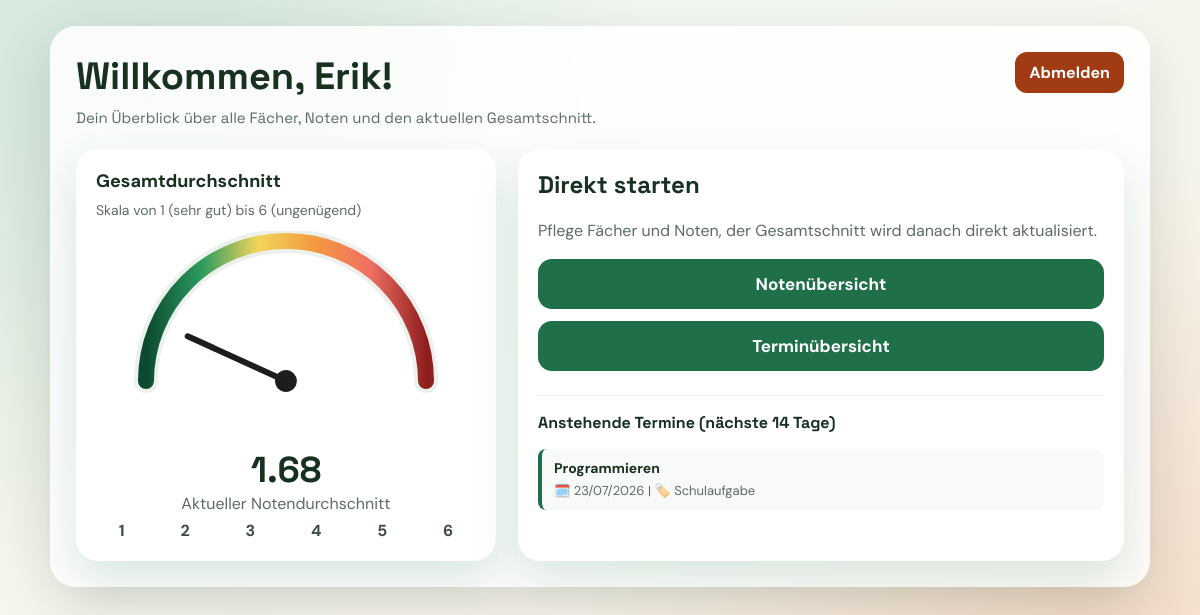
The page / (signed in) on the database its author committed.
### tables this page shows
CREATE TABLE appointments (
            id INTEGER PRIMARY KEY AUTOINCREMENT,
            user_id INTEGER NOT NULL,
            title TEXT NOT NULL,
            description TEXT,
            date TEXT NOT NULL,
            category TEXT,
            FOREIGN KEY (user_id) REFERENCES users (id)
        );

### main.py (the view)
@app.route("/")
def menu():
    if "user_id" not in session:
        return redirect(url_for("login"))
    conn = get_connection()
    cursor = conn.cursor()
    overall_average = calculate_overall_average(cursor, session["user_id"])
    today = datetime.now()
    two_weeks_later = today + timedelta(days=14)
    today_str = today.strftime("%Y-%m-%d")
    two_weeks_later_str = two_weeks_later.strftime("%Y-%m-%d")
    cursor.execute("""
        SELECT * FROM appointments
        WHERE user_id = ?
        AND date >= ?
        AND date <= ?
        ORDER BY date ASC
    """, (session["user_id"], today_str, two_weeks_later_str))
    upcoming_appointments_raw = cursor.fetchall()
    conn.close()
    upcoming_appointments = []
    for app in upcoming_appointments_raw:
        app_dict = dict(app)
        if app_dict["date"]:
            try:
                date_obj = datetime.strptime(app_dict["date"], "%Y-%m-%d")
                app_dict["date"] = date_obj.strftime("%d/%m/%Y")
            except ValueError:
                pass
        upcoming_appointments.append(app_dict)
    return render_template("menue.html", overall_average=overall_average, firstname=session.get("firstname"), upcoming_appointments=upcoming_appointments)

### db.py (called while the page is built)
def get_connection():
    connection = sqlite3.connect("schulmanager.db")
    connection.row_factory = sqlite3.Row
    return connection

### main.py (called while the page is built)
def calculate_overall_average(cursor, user_id):
    cursor.execute('''
        SELECT grades.grade, grades.weight, grades.grade_type
        FROM grades
        JOIN subjects ON grades.subject_id = subjects.id
        WHERE subjects.user_id = ?
    ''', (user_id,))
    grades = cursor.fetchall()
    sum_grades = 0
    sum_weights = 0
    for grade in grades:
        weight = grade["weight"] if grade["weight"] else (2 if grade["grade_type"] == "Schulaufgabe" else 1)
        sum_grades += grade["grade"] * weight
        sum_weights += weight
    if sum_weights == 0:
        return None
    return round(sum_grades / sum_weights, 2)

### templates/menue.html (shortened to what this page needs)
<!DOCTYPE html>
<html lang="de">
  <head>
  </head>
  <body>
    <main class="shell">
      <header class="header">
        <div class="brand">
          <h1>Willkommen{% if firstname %}, {{ firstname }}{% endif %}!</h1>
          <p>Dein Überblick über alle Fächer, Noten und den aktuellen Gesamtschnitt.</p>
        </div>
        <a class="quick-link" href="{{ url_for('logout') }}">Abmelden</a>
      </header>
      <section class="layout">
        <article class="gauge-card" data-average="{{ overall_average if overall_average is not none else '' }}">
          <h2 class="gauge-title">Gesamtdurchschnitt</h2>
          <p class="gauge-subtitle">Skala von 1 (sehr gut) bis 6 (ungenügend)</p>
          <div class="gauge-wrap">
            <div class="score">
              <strong id="grade-value">-</strong>
              <span id="grade-text">Noch keine Noten erfasst</span>
            </div>
            <div class="scale" aria-hidden="true">
              <span>1</span><span>2</span><span>3</span><span>4</span><span>5</span><span>6</span>
            </div>
          </div>
        </article>
        <article class="actions">
          <h2>Direkt starten</h2>
          <p>Pflege Fächer und Noten, der Gesamtschnitt wird danach direkt aktualisiert.</p>
          <div class="button-list">
            <form action="{{ url_for('notenuebersicht') }}" method="get">
              <button class="primary-btn" type="submit">Notenübersicht</button>
            </form>
            <form action="{{ url_for('termine') }}" method="get">
              <button class="primary-btn" type="submit">Terminübersicht</button>
            </form>
          </div>
          <div style="margin-top: 24px; border-top: 1px solid #ecf1ed; padding-top: 16px;">
            <h3 style="font-family: 'Space Grotesk', 'Segoe UI', sans-serif; margin-top: 0; font-size: 16px;">Anstehende Termine (nächste 14 Tage)</h3>
            {% if upcoming_appointments %}
              <ul style="list-style: none; padding: 0; margin: 0; display: flex; flex-direction: column; gap: 8px;">
              {% for app in upcoming_appointments %}
                <li style="background: #f8faf9; padding: 10px 12px; border-radius: 8px; border-left: 4px solid var(--cta);">
                  <strong style="display: block; font-size: 14px; margin-bottom: 2px;">{{ app.title }}</strong>
                  <span style="font-size: 13px; color: var(--muted);">🗓️ {{ app.date }}{% if app.category %} | 🏷️ {{ app.category }}{% endif %}</span>
                </li>
              {% endfor %}
              </ul>
            {% else %}
              <p style="font-size: 14px; color: var(--muted); margin: 0;">Keine anstehenden Termine in den nächsten 14 Tagen.</p>
            {% endif %}
          </div>
        </article>
      </section>
    </main>
  </body>
</html>

### templates/menue.html (style rules this page uses)
:root { --bg-top: #eef8f1; --bg-bottom: #fff4e9; --panel: rgba(255, 255, 255, 0.86); --text: #17301f; --muted: #5b6c60; --cta: #1f6f49; --cta-hover: #17573a; --ring-shadow: 0 20px 45px rgba(31, 111, 73, 0.16); }
* { box-sizing: border-box; }
body { margin: 0; min-height: 100vh; font-family: "DM Sans", "Segoe UI", sans-serif; color: var(--text); background: radial-gradient(circle at 12% 12%, rgba(25, 117, 74, 0.15), transparent 40%), radial-gradient(circle at 90% 80%, rgba(196, 84, 16, 0.16), transparent 40%), linear-gradient(160deg, var(--bg-top), var(--bg-bottom)); display: flex; flex-direction: column; }
.shell { width: min(1100px, 92vw); margin: 26px auto; padding: 26px; border-radius: 26px; background: var(--panel); backdrop-filter: blur(6px); box-shadow: 0 20px 60px rgba(0, 0, 0, 0.12); }
.header { display: flex; justify-content: space-between; gap: 16px; flex-wrap: wrap; margin-bottom: 22px; }
.brand { font-family: "Space Grotesk", "Segoe UI", sans-serif; }
.brand h1 { margin: 0; font-size: clamp(28px, 4vw, 38px); }
.brand p { margin: 8px 0 0; color: var(--muted); font-size: 15px; }
.quick-link { align-self: start; border: none; border-radius: 12px; padding: 10px 14px; color: #ffffff; background: #a03b13; text-decoration: none; font-weight: 700; transition: transform 0.2s ease, box-shadow 0.2s ease; }
.layout { display: grid; grid-template-columns: minmax(300px, 420px) minmax(240px, 1fr); gap: 22px; }
.gauge-card, .actions { background: #ffffff; border-radius: 22px; padding: 20px; box-shadow: var(--ring-shadow); }
.gauge-title { margin: 0; font-size: 18px; }
.gauge-subtitle { margin: 8px 0 0; color: var(--muted); font-size: 14px; }
.gauge-wrap { margin-top: 12px; display: flex; flex-direction: column; justify-content: center; align-items: center; }
.gauge-svg { width: 100%; max-width: 360px; }
.score { margin-top: -4px; text-align: center; }
.score strong { display: block; font-size: 36px; font-family: "Space Grotesk", "Segoe UI", sans-serif; }
.score span { color: var(--muted); }
.scale { width: 88%; display: flex; justify-content: space-between; margin-top: 6px; color: #3e4d44; font-weight: 700; }
.actions h2 { margin-top: 0; font-family: "Space Grotesk", "Segoe UI", sans-serif; }
.actions p { color: var(--muted); margin-top: 8px; }
.button-list { display: flex; flex-direction: column; gap: 12px; margin-top: 18px; }
.primary-btn { width: 100%; padding: 14px; font-size: 17px; font-weight: 700; font-family: "DM Sans", "Segoe UI", sans-serif; border: none; border-radius: 14px; cursor: pointer; background: var(--cta); color: white; transition: transform 0.2s ease, background 0.2s ease, box-shadow 0.2s ease; }
form { margin: 0; }

### rows shown on the page
appointments: title "Programmieren", date "23/07/2026", category "Schulaufgabe"

### other values the page prints
{{ firstname }} "Erik"
